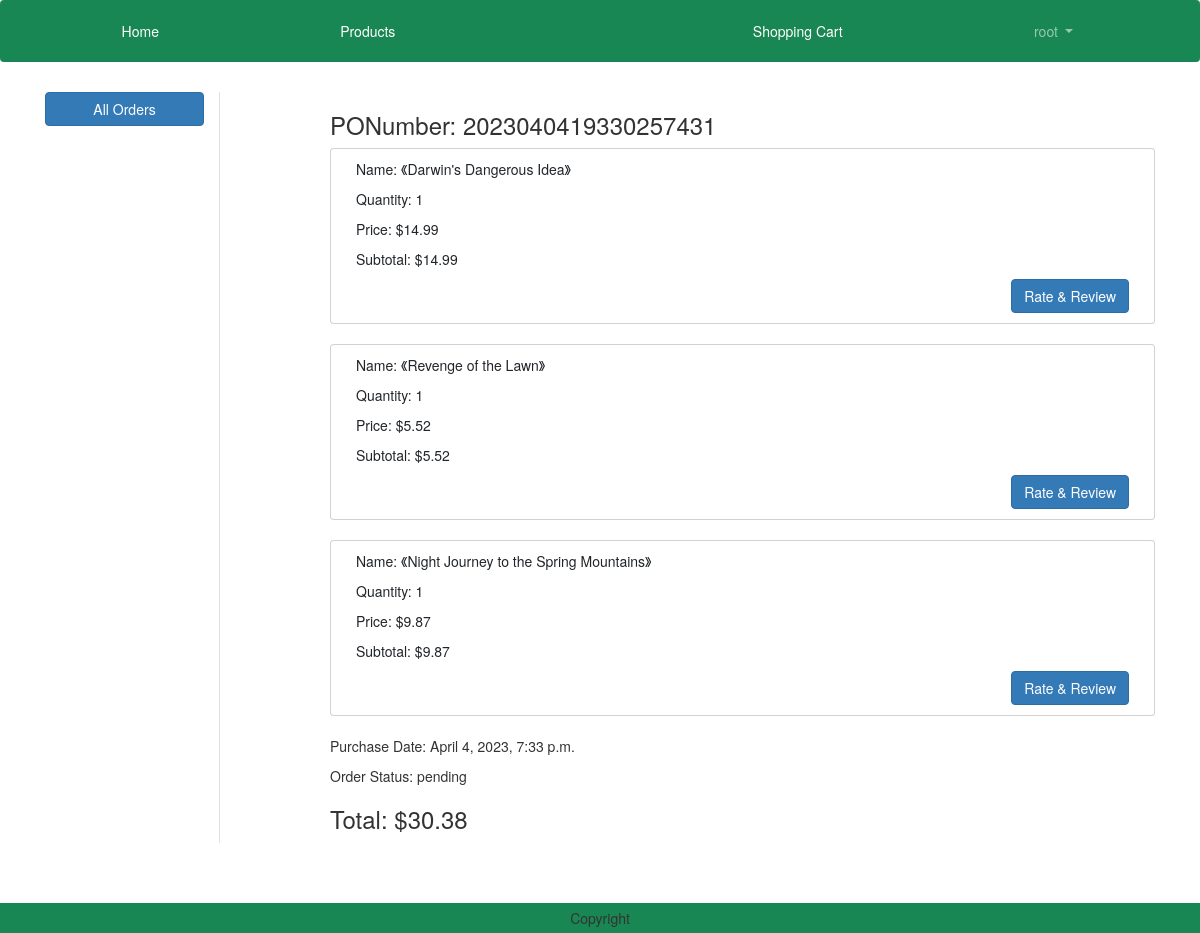
/orders/2023040419330257431 (signed in), run on the app's committed database.
### order/models.py (models this page shows)
class Order(models.Model):
    PONumber = models.CharField(max_length=30, primary_key=True)
    purchaseDate = models.DateTimeField(default=datetime.now)
    status = models.CharField(default=ORDER_STATUS_CHOICES[0][0], choices=ORDER_STATUS_CHOICES, max_length=20)
    user = models.ForeignKey(User,on_delete=models.CASCADE)
    shipmentDate = models.DateTimeField(null = True)
    cancelDate = models.DateTimeField(null = True)
    vendor = models.ForeignKey('vendors.Vendor',on_delete=models.CASCADE, default=4)
    customer = models.ForeignKey('customers.Customer',on_delete=models.CASCADE)

class OrderItem(models.Model):
    product = models.ForeignKey('products.Product', on_delete=models.CASCADE)
    order = models.ForeignKey('order.Order', on_delete=models.CASCADE,)
    price = models.DecimalField(default=0, max_digits=7, decimal_places=2)
    myRate = models.IntegerField(default=5)
    myComment = models.CharField(max_length=1000)
    class Meta:
        unique_together = ("product","order")

### products/models.py (models this page shows, shortened)
class Product(models.Model):
    productName = models.CharField(max_length=100)
    price = models.DecimalField(default=0, max_digits=7, decimal_places=2)
    ISBN = models.CharField(max_length=17)
    author = models.CharField(max_length=100)
    publisher = models.CharField(max_length=100)
    introduction = models.TextField(max_length=1000)
    image = models.ImageField(upload_to='product')
    category = models.ForeignKey('Category', related_name="products", on_delete=models.CASCADE,)
    avgRating = models.DecimalField(default=0, max_digits=3, decimal_places=2)

### order/views.py (the view)
# urls.py: path('orders/<str:PONumber>',views.OrderDetailView.as_view(), name='order_detail'),
class OrderDetailView(View):
    def get(self, request, PONumber):
        filter = request.GET.get('filter')
        if filter == 'allVendor':
            orders = Order.objects.all().order_by('-purchaseDate')
        else:
            filter == 'all'
            orders = Order.objects.filter(user=request.user).order_by('-purchaseDate')
        order = Order.objects.get(PONumber=PONumber)
        orderitems = OrderItem.objects.filter(order=order)
        total = 0
        for oi in orderitems:
            value = oi.price
            total = total + value
        context = {
            'order': order,
            'orderitems': orderitems,
            'total':total,
        }
        return render(request, 'order_detail.html', context)

### templates/order_detail.html (shortened to what this page needs)
{% extends 'base.html' %}
{% load static %}
{% block main-content %}
<div class="container my-5">
    <div class="row">
        <div class="col-sm-2 border-end">
            <ul class="list-unstyled">
                {% for group in request.user.groups.all %}
                    {% if group.name == 'Customer' %}
                        <li class="d-grid"><a href="{% url 'order:orders' %}?filter=all" class="btn btn-primary" {% if filter == 'all' %}class="active"{% endif %}>All Orders</a></li>
                    {% elif group.name == 'Vendor' %}
                        <li class="d-grid"><a href="{% url 'order:orders' %}?filter=allVendor" class="btn btn-primary" {% if filter == 'allVendor' %}class="active"{% endif %}>All Orders</a></li>
                    {% endif %}
                {% endfor %}
            </ul>
        </div>
        <div class="col-sm-9 offset-sm-1">
            <h3>PONumber: {{order.PONumber}}</h3>
            {% for item in orderitems %}
                <div class="card">
                    <div class="card-body">
                        <div class="col-sm-7">
                            <p>Name: 《{{item.product.productName}}》</p>
                            <p>Quantity: 1 </p>
                            <p>Price: ${{item.price}}</p>
                            <p>Subtotal: ${{item.price}}</p>
                        </div>
                        <div class="col-sm-12">
                            <div class="d-grid gap-2 d-md-flex justify-content-md-end">
                                <div class="d-grid"><a href="{% url 'order:RRAdd' %}" class="btn btn-primary">Rate & Review</a></div>
                            </div>
                        </div>
                    </div>
                </div>
                <br>
            {% endfor %}
                <div class="col-sm">
                    <p>Purchase Date: {{order.purchaseDate}}</p>
                    <p>Order Status: {{order.status}}</p>
                </div>
            <h3>Total: ${{total}}</h3>
        </div>
    </div>
</div>
{% endblock main-content %}

### templates/base.html (shortened to what this page needs)
<!DOCTYPE html>
{% load static %}
<html lang="en">
<head>
    <link href="https://cdn.jsdelivr.net/npm/bootstrap@5.3.0-alpha1/dist/css/bootstrap.min.css" rel="stylesheet">
    <link href="https://cdn.bootcss.com/bootstrap/3.3.7/css/bootstrap.min.css" rel="stylesheet">
    <link rel="stylesheet" href="{% static 'css/owl.carousel.min.css' %}">
    <link rel="stylesheet" href="{% static 'css/all.min.css' %}">
    <link rel="stylesheet" href="{% static 'css/style.css' %}">
    <link rel="stylesheet" href="https://cdnjs.cloudflare.com/ajax/libs/bootstrap-datetimepicker/4.17.47/css/bootstrap-datetimepicker.css">
</head>
<body>
    <nav class="navbar navbar-expand-lg navbar-dark bg-success nav-fill">
        <div class="container-fluid">
          <div class="collapse navbar-collapse" id="navbarSupportedContent">
            <ul class="navbar-nav me-auto mb-2 mb-lg-0" style="width:100%; text-align:center">
              <li class="nav-item" style="display:inline-block">
                <a class="nav-link active" aria-current="page" href="{% url 'products:home' %}">Home</a>
              </li>
              <li class="nav-item" style="display:inline-block">
                <a class="nav-link text-white" href="{% url 'products:products' %}">Products</a>
              </li>
            <li class="nav-item" style="display:inline-block">
            </li>
              {% if user.is_authenticated %}
                  {% for group in request.user.groups.all %}
                    {% if group.name == 'Vendor' %}
                      <li class="nav-item dropdown mx-2" style="display:inline-block">
                        <a class="nav-link dropdown-toggle" href="#" role="button" data-bs-toggle="dropdown" aria-expanded="false">
                          {{ user.username }}
                        </a>
                        <ul class="dropdown-menu" >
                          <li><a class="dropdown-item" href="{% url 'order:orders' %}?filter=allVendor">Orders</a></li>
                          <li><a class="dropdown-item" href="{% url 'logout' %}">Logout</a></li>
                        </ul>
                      </li>
                      <li class="nav-item mx-2" style="display:inline-block">
                        <a class="nav-link text-white" href="{% url 'products:productsAdd' %}">Add A New Product</a>
                      </li>
                    {% elif group.name == 'Customer' %}
                      <li class="nav-item mx-2" style="display:inline-block">
                          <a class="nav-link text-white" href="{% url 'shoppingcart' %}">Shopping Cart</a>
                      </li>
                      <li class="nav-item dropdown mx-2" style="display:inline-block">
                          <a class="nav-link dropdown-toggle" href="#" role="button" data-bs-toggle="dropdown" aria-expanded="false">
                            {{ user.username }}
                          </a>
                      </li>
                    {% endif %}
                  {% endfor %}
              {% endif %}
              </ul>
          </div>
        </div>
      </nav>
      {% block main-content %}{% endblock main-content %}
      <div>
        <div style="height:60px"></div>
        <footer class="container-fluid fixed-bottom bg-success text-center p-2 mt-5">
            Copyright
        </footer>
      </div>
</body>
</html>

### data on the page
Order: PONumber "2023040419330257431", purchaseDate "April 4, 2023, 7:33 p.m.", status "pending"
OrderItem: product.productName "Darwin's Dangerous Idea", price "14.99"
OrderItem: product.productName "Revenge of the Lawn", price "5.52"
OrderItem: product.productName "Night Journey to the Spring Mountains", price "9.87"

### other printed values
{{ user.username }} "root"
{{ total }} "30.38"
